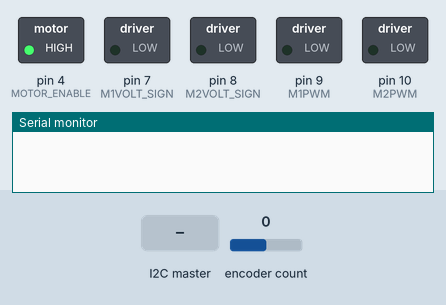
Recording of a sketch running on a simulated Arduino Uno, built with avr-gcc and run on an emulated ATmega328P. Parts: switched loads named in the sketch (green lamp = pin HIGH), the last lines printed to the serial monitor. The test bench sets the inputs (shaded band); at power-on: encoder count 0.

Above: at 1.2 s.
1.3 s: the I2C master sends the byte 1
At 1.7 s:
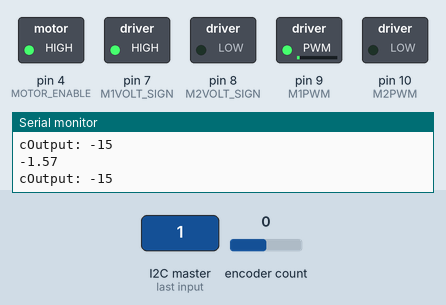
2.8 s: the I2C master sends the byte 90
At 4.0 s:
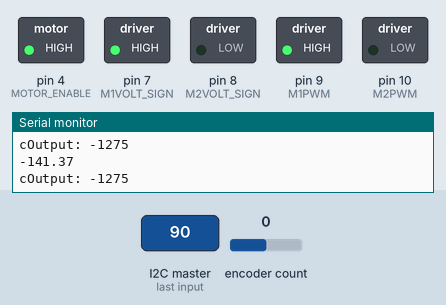
4.3 s: the I2C master sends the byte 2
At 5.7 s:
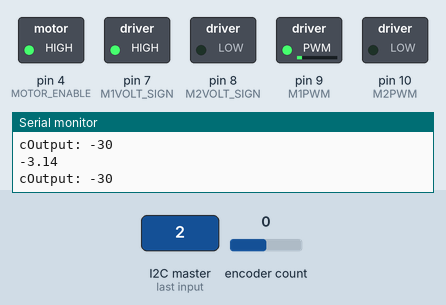
Timing chart, 0 to 8.0 s (numbered marks = the images above; inputs shaded):
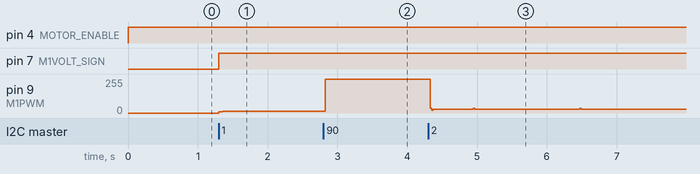

The sketch:

Motor_With_Control_And_I2C.ino
```cpp
//////////////////////////////////////////////////////////////////////////////////////////////////////////////////////////////////////
// NAME:     Trevor Olsen (Primary Author) Modified by David Long
// CLASS:	 EENG-350
// GROUP:    5
// TITLE:    Motor Control Mini-Project
//
// FUNCTION: The Function is to control a motor to turn to a given point in a circle pi/2 radians apart, and
//           implement a control algorithm to resist changes if external force is applied to the wheel.
//
// HARDWARE: Components:
//           Arduino Uno + MC33926 motor driver shield
//           Motor: 50:1 Metal Gearmotor 37Dx70L mm 12V with 64 CPR Encoder (Spur Pinion)
//           Battery: 7.2V capable of 3.2A
//           Voltage Regulator: HCW-M635
//
//           Arduino and Motor Controller Connection Guide:
//              - Power Arduino through USB
//              - Power MC33926 through Input phoenix connector from output of voltage regulator
//              - Power in to the voltage regulator from the battery
//              - Connect M1 output phoenix connector to the black and red pins on the motor
//              - Connect 5V+(Blue) and GND(Green) to the center two pins of the motor cable to power the encoder
//              - Connect Arduino pins 2 and 3 (both interrupt pins) to white and yellow pins on the motor cable as the encoder pins
//
//          I2C Connection Guide:
//          Rasberryi Pi | Arduino
//          GPIO2 (SDA) -> A4
//          GPIO3 (SCL) -> A5
//          GND         -> GND
//
// RUNNING:  Execution instructions for your program
// RESOURCE: Link to any resource you used
// PURPOSE:  What the resource was used for
// RESOURCE: Link to any resource you used
// PURPOSE:  What the resource was used for
//////////////////////////////////////////////////////////////////////


//#include "DualMC33926MotorShield.h"
#define ENCODER_OPTIMIZE_INTERRUPTS         // Highly Optimized interrupt in background
#define SLAVE_ADDRESS 0x04
#include "Encoder.h"
#include "Arduino.h"
#include "math.h"
#include <Wire.h>

// Increase this value to increase the speed of the motor
int motor1Speed = 40;
const float KP = 1.5722, KI = 0.0773, KD = 0;
unsigned long Ts = 0, Tc = 0;
float error, pastError = 0;

float accountForRotations(float currentAngle);
int control(float current, float desired);
Encoder myEnc(3, 2);

const byte ENC_PIN_TWO = 2;     // Encoder input 2
const byte ENC_PIN_ONE = 3;     // Encoder input 1
const byte MOTOR_ENABLE = 4;    // Disables motor outputs when LOW, Toggling resets fault condition
const byte M1VOLT_SIGN = 7;     // Motor 1 direction. LOW = Forward, HIGH = Reverse
const byte M2VOLT_SIGN = 8;     // Motor 2 direction. LOW = Forward, HIGH = Reverse
const byte M1PWM = 9;           // Controls whether PWM voltage is applied to motor 1 or not
const byte M2PWM = 10;          // Controls whether PWM voltage is applied to motor 2 or not
const byte FAULT_STATUS = 12;   // Status flag indicator (LOW indicates fault)

volatile int encCount = 0;      // Initial value of encoder

const float RAD_PER_COUNT = (2 * PI) / 3200;    // 0.0019634954 rad/count
float currentAngle;
byte currentQuadrant;

bool angleRead;                 // Flag to indicate if a serial read operation has occured
int desiredAngleCoeff = 0;      // Angle to move the motor to (Value between 0-3 to be multiplied by PI/2 to find angle to move motor to)

const float FLOAT_DELTA = 0.01; // How close a float must be to a desired value to be considered equal (actualValue +- FLOAT_DELTA = desiredValue)
const int BRAKE_TIME = 50;      // Time in ms to give motor to stop after being told to do so

const unsigned long SAMPLE_TIME = 1000;  // Number of milliseconds between data receive from Pi
unsigned long prevSampleTime = 0;        // Time the last data receive occured

void setup() {
  // initialize i2c as slave
  Wire.begin(SLAVE_ADDRESS);

  // define callbacks for i2c communication
  Wire.onReceive(receiveData);

  // Begin serial communication
  Serial.begin(9600);

  // Pin configuration
  pinMode(ENC_PIN_ONE, INPUT_PULLUP);
  pinMode(ENC_PIN_TWO, INPUT_PULLUP);
  pinMode(MOTOR_ENABLE, OUTPUT);
  pinMode(M1VOLT_SIGN, OUTPUT);
  pinMode(M2VOLT_SIGN, OUTPUT);
  pinMode(M1PWM, OUTPUT);
  pinMode(M2PWM, OUTPUT);
  pinMode(FAULT_STATUS, INPUT);
}

void loop() {

  // Enable motor
  digitalWrite(MOTOR_ENABLE, HIGH);

  // Read current encoder value and calculate motor angle.
  encCount = myEnc.read();
  Tc = millis(); // Update current time

  if(encCount > 3200) encCount -= 3200;
  currentAngle = encCount * RAD_PER_COUNT;

  while (currentAngle < (desiredAngleCoeff * (PI / 2) - FLOAT_DELTA) || currentAngle > (desiredAngleCoeff * (PI / 2) + FLOAT_DELTA)) {     // While motor 1 is not at desired angle

    encCount = myEnc.read();
    Tc = millis(); // Update current time

    if(encCount > 3200) encCount -= 3200;
    currentAngle = encCount * RAD_PER_COUNT;

    motor1Speed = control(currentAngle, float(desiredAngleCoeff) * float((PI / 2)) );

    if(motor1Speed < 0) { // If the controller says it needs to go backwards
      digitalWrite(M1VOLT_SIGN, HIGH); // Set motor direction to CW
      motor1Speed = abs(motor1Speed);  // restore a positive sign
    }
    else {
      digitalWrite(M1VOLT_SIGN, LOW);  // Set motor direction to CCW
    }
    // Set the motor speed
    analogWrite(M1PWM, motor1Speed);   // Start rotating motor 1
  }
}

int control(float current, float desired) {
  float I = 0;
  float D = 0;

  int cOutput, maxOutput = 255;   // or 400 if using the motorShield header

  error = current - desired;      // Update error
  Serial.println(error);

  if (Ts > 0) {
    // Calculate D
    D = (error - pastError) / float(Ts);
    pastError = error;
  }
  else {
    D = 0;
  }

  // Calculate I
  I += float(Ts) * error;

  // Calculate controller output
  cOutput = KP * error + KI * I + KD * D;

  // If calculated controller output is higher than the maximum output,
  // set output to the maximum output with matching sign
  if (abs(cOutput) > maxOutput) {
    if (cOutput < 0) {
      cOutput = -1 * maxOutput;
    }
    else {
      cOutput = maxOutput;
    }
  }

  // Set Ts
  Ts = millis() - Tc;
  Tc = millis();

  //TODO scale output to [-255, 255]
  cOutput = cOutput * 5;
  Serial.print("cOutput: ");
  Serial.println(cOutput);
  return cOutput;
}

// Adjust current angle to be between 0 and 2PI radians by accounting for multiple rotations
float accountForRotations(float currentAngle) {
  if (currentAngle > 2 * PI ) {
    int rotations = int(currentAngle / (2 * PI));
    currentAngle -= rotations * 2 * PI;
  }
  return currentAngle;
}

// callback for received data
void receiveData(int byteCount) {
  // While there are still bytes to read, read them and store the most recent to number
  while (Wire.available()) {
    int nextAngleCoeff = Wire.read();
    unsigned long currSampleTime = millis();
    // If time since previous sample exceeds SAMPLE_TIME receive a new input
    if (currSampleTime - prevSampleTime > SAMPLE_TIME) {
      desiredAngleCoeff = nextAngleCoeff;
      angleRead = true;
      prevSampleTime = currSampleTime;
      Serial.print("Desired Angle: ");
      Serial.println(desiredAngleCoeff);
    }
  }
}
```

Measured:
- after the input at 1.3 s, pin 7 (M1VOLT_SIGN): LOW → HIGH at once; pin 9 (M1PWM): 0/255 → 15/255 at once
- after the input at 2.8 s, pin 9 (M1PWM): 15/255 → 255/255 at once
- after the input at 4.3 s, pin 9 (M1PWM): 255/255 → 30/255 at once
